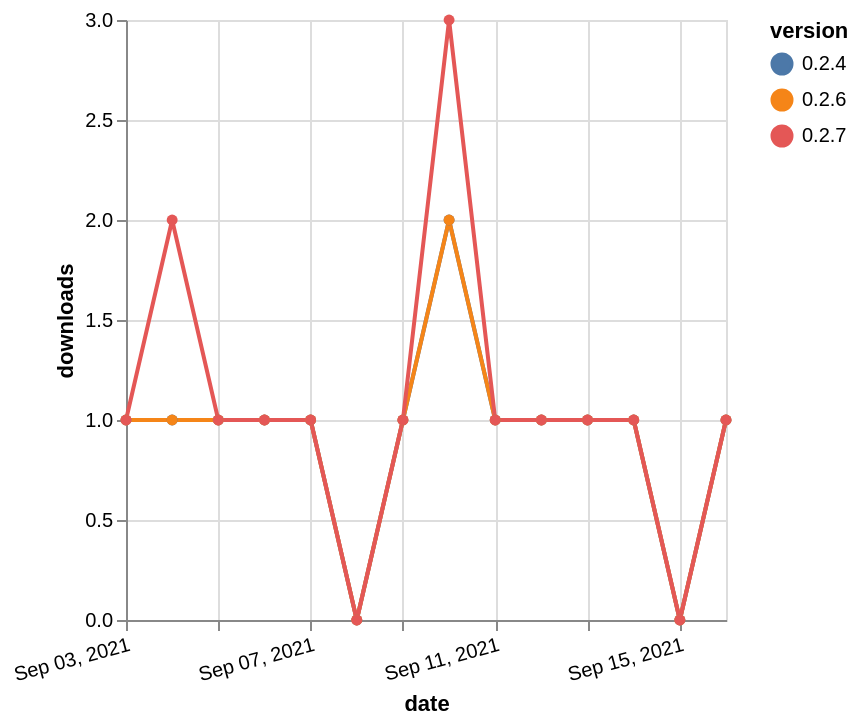

Write the Vega-Lite specification saved for this chart.
### Vega-Lite specification from a JSON file in a GitHub repository (floating-point values rounded to 4 significant figures)
{"$schema": "https://vega.github.io/schema/vega-lite/v5.json", "description": "A simple bar chart with embedded data.", "data": {"values": [{"date": "2021-09-03", "total": 120, "delta": 1, "version": "0.2.4"}, {"date": "2021-09-04", "total": 121, "delta": 1, "version": "0.2.4"}, {"date": "2021-09-05", "total": 122, "delta": 1, "version": "0.2.4"}, {"date": "2021-09-06", "total": 123, "delta": 1, "version": "0.2.4"}, {"date": "2021-09-07", "total": 124, "delta": 1, "version": "0.2.4"}, {"date": "2021-09-08", "total": 124, "delta": 0, "version": "0.2.4"}, {"date": "2021-09-09", "total": 125, "delta": 1, "version": "0.2.4"}, {"date": "2021-09-10", "total": 127, "delta": 2, "version": "0.2.4"}, {"date": "2021-09-11", "total": 128, "delta": 1, "version": "0.2.4"}, {"date": "2021-09-12", "total": 129, "delta": 1, "version": "0.2.4"}, {"date": "2021-09-13", "total": 130, "delta": 1, "version": "0.2.4"}, {"date": "2021-09-14", "total": 131, "delta": 1, "version": "0.2.4"}, {"date": "2021-09-15", "total": 131, "delta": 0, "version": "0.2.4"}, {"date": "2021-09-16", "total": 132, "delta": 1, "version": "0.2.4"}, {"date": "2021-09-03", "total": 126, "delta": 1, "version": "0.2.6"}, {"date": "2021-09-04", "total": 127, "delta": 1, "version": "0.2.6"}, {"date": "2021-09-05", "total": 128, "delta": 1, "version": "0.2.6"}, {"date": "2021-09-06", "total": 129, "delta": 1, "version": "0.2.6"}, {"date": "2021-09-07", "total": 130, "delta": 1, "version": "0.2.6"}, {"date": "2021-09-08", "total": 130, "delta": 0, "version": "0.2.6"}, {"date": "2021-09-09", "total": 131, "delta": 1, "version": "0.2.6"}, {"date": "2021-09-10", "total": 133, "delta": 2, "version": "0.2.6"}, {"date": "2021-09-11", "total": 134, "delta": 1, "version": "0.2.6"}, {"date": "2021-09-12", "total": 135, "delta": 1, "version": "0.2.6"}, {"date": "2021-09-13", "total": 136, "delta": 1, "version": "0.2.6"}, {"date": "2021-09-14", "total": 137, "delta": 1, "version": "0.2.6"}, {"date": "2021-09-15", "total": 137, "delta": 0, "version": "0.2.6"}, {"date": "2021-09-16", "total": 138, "delta": 1, "version": "0.2.6"}, {"date": "2021-09-03", "total": 154, "delta": 1, "version": "0.2.7"}, {"date": "2021-09-04", "total": 156, "delta": 2, "version": "0.2.7"}, {"date": "2021-09-05", "total": 157, "delta": 1, "version": "0.2.7"}, {"date": "2021-09-06", "total": 158, "delta": 1, "version": "0.2.7"}, {"date": "2021-09-07", "total": 159, "delta": 1, "version": "0.2.7"}, {"date": "2021-09-08", "total": 159, "delta": 0, "version": "0.2.7"}, {"date": "2021-09-09", "total": 160, "delta": 1, "version": "0.2.7"}, {"date": "2021-09-10", "total": 163, "delta": 3, "version": "0.2.7"}, {"date": "2021-09-11", "total": 164, "delta": 1, "version": "0.2.7"}, {"date": "2021-09-12", "total": 165, "delta": 1, "version": "0.2.7"}, {"date": "2021-09-13", "total": 166, "delta": 1, "version": "0.2.7"}, {"date": "2021-09-14", "total": 167, "delta": 1, "version": "0.2.7"}, {"date": "2021-09-15", "total": 167, "delta": 0, "version": "0.2.7"}, {"date": "2021-09-16", "total": 168, "delta": 1, "version": "0.2.7"}]}, "width": "container", "mark": {"type": "line", "point": {"filled": true}}, "encoding": {"x": {"field": "date", "type": "temporal", "timeUnit": "yearmonthdate", "title": "date", "axis": {"labelAngle": -15}}, "y": {"field": "delta", "type": "quantitative", "title": "downloads"}, "color": {"field": "version", "type": "nominal"}, "tooltip": {"field": "delta"}}}
